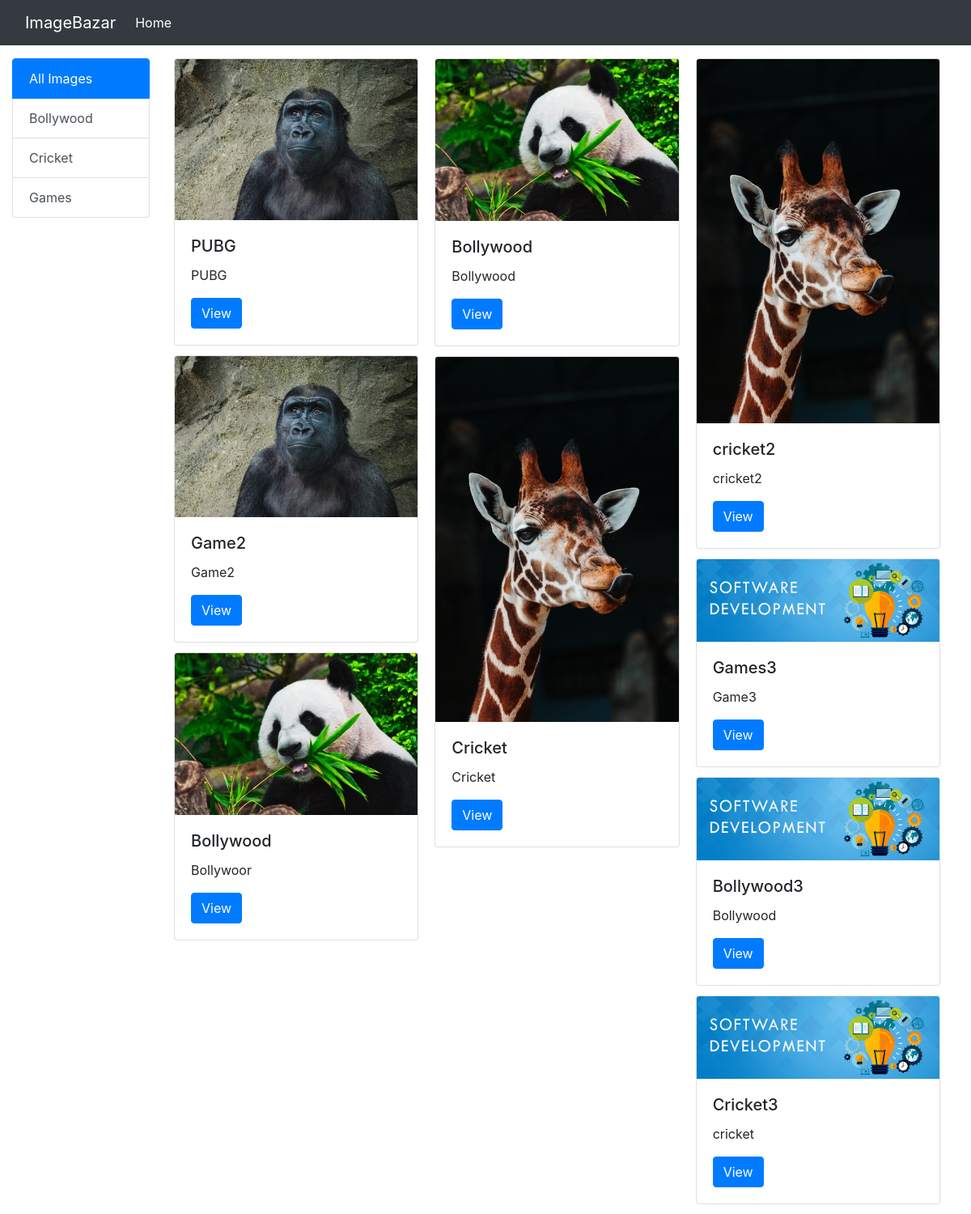
The page / on the database its author committed.
### myapp/models.py (models this page shows, shortened)
class Category(models.Model):
    title = models.CharField(max_length=100)
    description= models.TextField()

class Image(models.Model):
    title = models.CharField(max_length=200)
    description= models.TextField()
    image = models.ImageField(upload_to='images')
    added_date = models.DateTimeField(auto_now_add=True)
    cat = models.ForeignKey(Category, on_delete=models.CASCADE)

### imagebazar/views.py (the view)
# urls.py: path('',show_home_page),
def show_home_page(request):
    cats = Category.objects.all()
    images = Image.objects.all()
    return render(request,'home.html',{'images':images,'cats':cats})

### templates/home.html (shortened to what this page needs)
<!doctype html>
<html lang="en">
  <head>
    <link rel="stylesheet" href="https://maxcdn.bootstrapcdn.com/bootstrap/4.0.0/css/bootstrap.min.css">
  </head>
  <body>
    {% include 'navbar.html' %}
<div class="container-fluid">
    <div class="row">
      <div class="col-md-2">
        <div class="list-group mt-3">
          <a href="/home" class="list-group-item list-group-item-action active" aria-current="true">
        All Images
          </a>
          {% for c in cats %}
          <a href="/category/{{c.pk}}" class="list-group-item list-group-item-action">{{c.title}}</a>
          {% endfor %}
        </div>
      </div>
      <div class="col-md-10">
          <div class="row mt-3 mr-2">
            <div class="col-md-12">
              <div class="card-columns">
                {% for i in images %}
                <div class="card">
                  <img src="/media/{{i.image}}" class="card-img-top" alt="...">
                  <div class="card-body">
                    <h5 class="card-title">{{i.title}}</h5>
                    <p class="card-text">{{i.description}}</p>
                    <a href="#" class="btn btn-primary" onclick="showModelwithImage('{{i.image}}')">View</a>
                  </div>
                </div>
                {% endfor %}
              </div>
            </div>
          </div>
      </div>
    </div>
</div>
    </body>
  </html>

### templates/navbar.html (shortened to what this page needs)
<nav class="navbar navbar-expand-lg navbar-dark bg-dark">
  <div class="container-fluid">
    <a class="navbar-brand" href="#">ImageBazar</a>
    <div class="collapse navbar-collapse" id="navbarSupportedContent">
      <ul class="navbar-nav me-auto mb-2 mb-lg-0">
        <li class="nav-item">
          <a class="nav-link active" aria-current="page" href="/home">Home</a>
        </li>
      </ul>
    </div>
  </div>
</nav>

### rows shown on the page
Category: title "Bollywood"
Category: title "Cricket"
Category: title "Games"
Image: image (picture), title "PUBG", description "PUBG"
Image: image (picture), title "Game2", description "Game2"
Image: image (picture), title "Bollywood", description "Bollywoor"
Image: image (picture), title "Bollywood", description "Bollywood"
Image: image (picture), title "Cricket", description "Cricket"
Image: image (picture), title "cricket2", description "cricket2"
Image: image (picture), title "Games3", description "Game3"
Image: image (picture), title "Bollywood3", description "Bollywood"
Image: image (picture), title "Cricket3", description "cricket"
